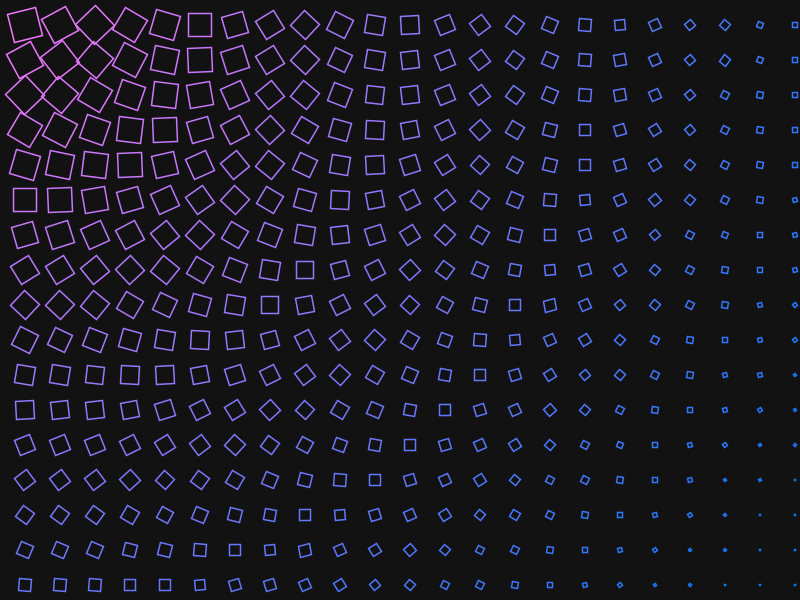
Frame 1 (no input)
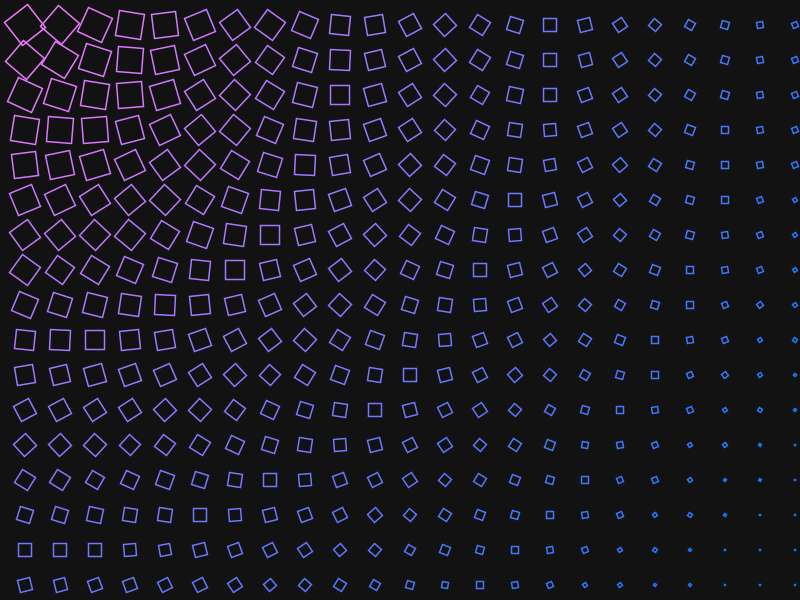
Frame 60 (the mouse pressed at the canvas centre just before this capture)
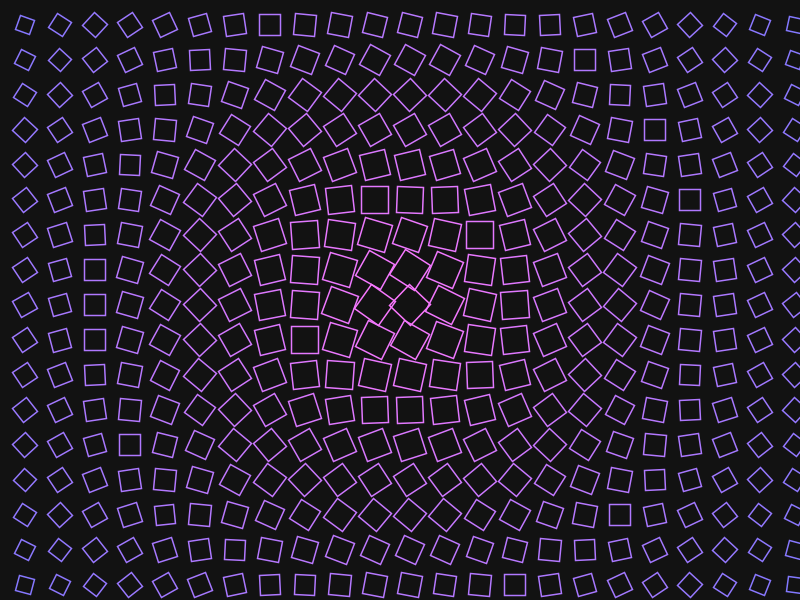
Frame 120 (the mouse held since frame 60 and released just before this capture)

The Processing sketch that drew these frames (run headless with seeded random() and noise(); from frame 60 on, the mouse is pressed at the canvas centre):

// Processing sketch: Matriz Geométrica Reativa por Distância
// ── Matriz Geométrica Reativa por Distância.pde
void setup() {
  size(800, 600);
  rectMode(CENTER);
}

void draw() {
  background(18);
  
  for (int x = 25; x < width; x += 35) {
    for (int y = 25; y < height; y += 35) {
      float d = dist(mouseX, mouseY, x, y);
      float angle = map(d, 0, width, TWO_PI, 0);
      float size = map(d, 0, width, 30, 5);
      
      pushMatrix();
      translate(x, y);
      rotate(angle + frameCount * 0.02);
      noFill();
      stroke(map(d, 0, width, 255, 50), 120, 255);
      strokeWeight(1.5);
      rect(0, 0, size, size);
      popMatrix();
    }
  }
}
